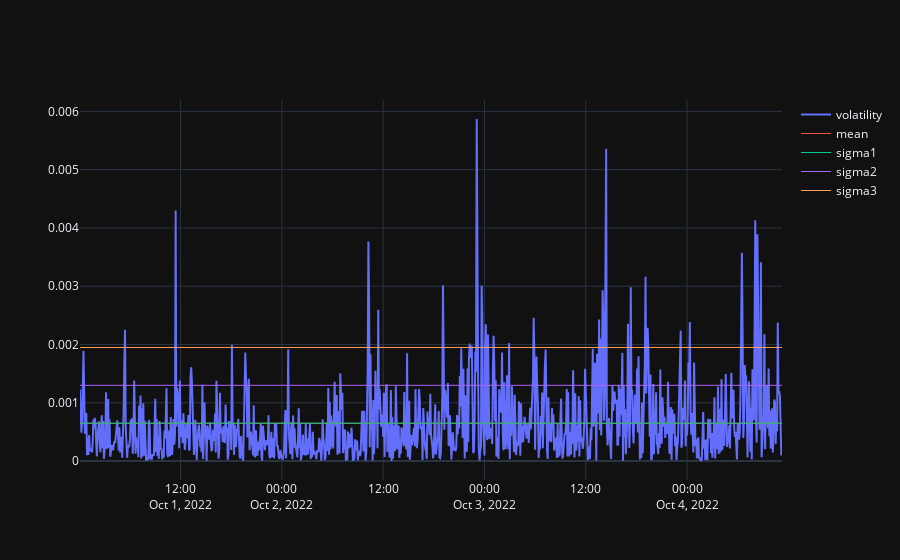

The cell this chart's notebook holds for it:
### Code cell
start('BTC/USDT', '2022-10-01 00:00:00', '5m', 5000)

### Figure 1 — Plotly figure (JSON) as saved in the notebook; plotly's stock layout.template omitted (floating-point values rounded to 4 significant figures; data arrays with more than 128 entries replaced by an {"elided": "..."} marker saying what was removed)
{"data": [{"mode": "lines", "name": "volatility", "x": {"elided": "999 str values"}, "y": {"elided": "999 float values"}, "type": "scatter"}, {"line": {"width": 1}, "mode": "lines", "name": "mean", "x": ["2022-10-01T00:05:00", "2022-10-04T11:15:00"], "y": [0.0006481, 0.0006481], "type": "scatter"}, {"line": {"width": 1}, "mode": "lines", "name": "sigma1", "x": ["2022-10-01T00:05:00", "2022-10-04T11:15:00"], "y": [0.0006498, 0.0006498], "type": "scatter"}, {"line": {"width": 1}, "mode": "lines", "name": "sigma2", "x": ["2022-10-01T00:05:00", "2022-10-04T11:15:00"], "y": [0.0013, 0.0013], "type": "scatter"}, {"line": {"width": 1}, "mode": "lines", "name": "sigma3", "x": ["2022-10-01T00:05:00", "2022-10-04T11:15:00"], "y": [0.001949, 0.001949], "type": "scatter"}], "layout": {}}
